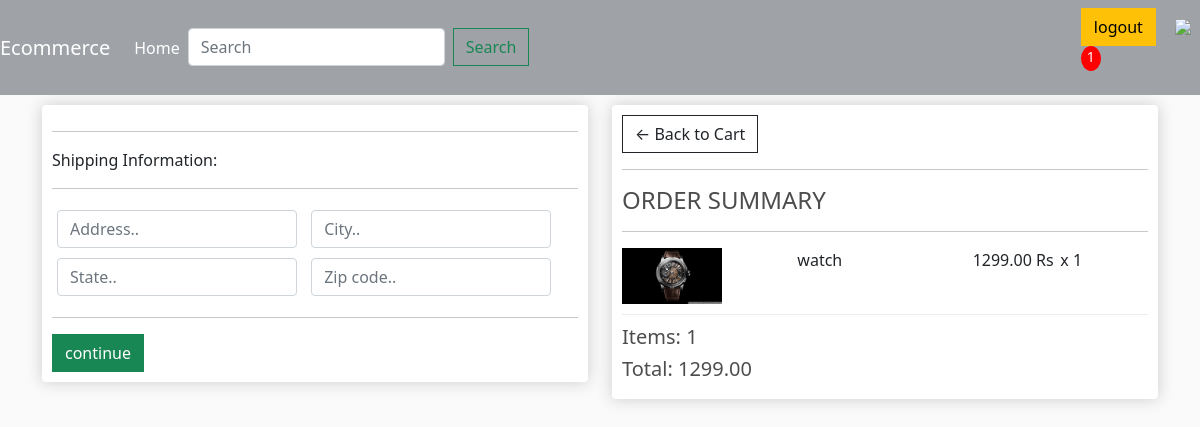
Screenshot of /checkout/ (signed in) with the database file from the repository.
### store/models.py (models this page shows, shortened)
class orderitems(models.Model):
    product=models.ForeignKey(product,on_delete=models.SET_NULL,null=True)
    order=models.ForeignKey(order,on_delete=models.SET_NULL,null=True)
    quantity=models.IntegerField(default=0,null=True,blank=True)
    date_added=models.DateTimeField(auto_now_add=True)
    @property
    def get_total(self):
        total=self.product.price*self.quantity
        return total

class product(models.Model):
    name=models.CharField(max_length=200)
    price=models.DecimalField(max_digits=7,decimal_places=2)
    digital=models.BooleanField(default=False,null=True )
    image=models.ImageField(null=True,blank=True)
    @property
    def imageURL(self):
        try:
            url=self.image.url
        except:
            url=''
        return url

class order(models.Model):
    customer=models.ForeignKey(customer,on_delete=models.SET_NULL,null=True,blank=True)
    date_ordered=models.DateTimeField(auto_now_add=True)
    complete=models.BooleanField(default=False)
    transaction_id=models.CharField(max_length=200, default=True,null=True)
    @property
    def shipping(self):
        shipping=False
        orderitems=self.orderitems_set.all()
        for i in orderitems:
            if i.product.digital==False:
                shipping=True
        return shipping
    @property
    def get_cart_total(self):
        orderitems=self.orderitems_set.all()
        total=sum([item.get_total for item in orderitems ])   #item pe get_total ka method isliye lagaya kiunkay aik say zayada quantity bhi husktii hai
        return total
    @property
    def get_cart_items(self):
        orderitems=self.orderitems_set.all()
        total=sum([item.quantity for item in orderitems ])   #item pe get_total ka method isliye lagaya kiunkay aik say zayada quantity bhi husktii hai
        return total

### store/views.py (the view)
# urls.py: path('checkout/',views.checkout,name='checkout'),
@csrf_exempt
def checkout(request):
    if request.user.is_authenticated:
        customer=request.user.customer
        Order,customer=order.objects.get_or_create(customer=customer,complete=False)  # kahli wo order ju complete nhi huey us customer kay
        items=Order.orderitems_set.all()
        cartitems=Order.get_cart_items
    else:
        items=[]
        Order={"get_cart_total":0,"get_cart_items":0,'shipping':False}
        cartitems=Order["get_cart_items"]
    print(items)
    context={'items':items ,'Order':Order,'cartitems':cartitems}
    return render(request,'store/checkout.html',context)

### store/templates/store/checkout.html (shortened to what this page needs)
{% extends 'store/main.html' %}
{% load static %}
{% block content %}
<div class="row">
    <div class="col-lg-6">
        <div class="box-element" id='form-wrapper'>
            <form action="" id='form'>
                <div id='shipping-info'>
                    <hr>
                    <p>Shipping Information:</p>
                    <hr>
                    <div class="form-field">
                        <input class="form-control" type="text" name="address" placeholder="Address..">
                    </div>
                    <div class="form-field">
                        <input class="form-control" type="text" name="city" placeholder="City..">
                    </div>
                    <div class="form-field">
                        <input class="form-control" type="text" name="state" placeholder="State..">
                    </div>
                    <div class="form-field">
                        <input class="form-control" type="text" name="zipcode" placeholder="Zip code..">
                    </div>
                </div>
                <hr>
                <input id='form-button' class="btn btn-success btn-block" type="submit" value="continue" >
            </form>
        </div>
        <br>
    </div>
    <div class="col-lg-6">
        <div class="box-element">
            <a  class="btn btn-outline-dark" href="{% url 'cart' %}">&#x2190; Back to Cart</a>
            <hr>
            <h4>ORDER SUMMARY</h4>
            <hr>
            {% for item in items %}
            <div class="cart-row">
                <div style="flex:2"><img class="row-image" src="{{item.product.imageURL}}"></div>
                <div style="flex:2"><p>{{item.product.name}}</p></div>
                <div style="flex:1"><p>{{item.product.price}} Rs</p></div>
                <div style="flex:1"><p>x {{item.quantity}}</p></div>
            </div>
            {% endfor %}
            <h5>Items:   {{Order.get_cart_items}}</h5>
            <h5>Total:   {{Order.get_cart_total|floatformat:2}}</h5>
        </div>
    </div>
</div>
{% endblock content %}

### store/static/css/main.css (style rules this page uses)
body { background-color: hsl(0, 0%, 98%); }
h1,h2,h3,h4,h5,h6 { color:hsl(0, 0%, 30%); }
.box-element { box-shadow:hsl(0, 0%, 80%) 0 0 16px; background-color: #fff; border-radius: 4px; padding: 10px; }
.col-lg-4, .col-lg-6, .col-lg-8, .col-lg-12 { margin-top: 10px; }
.btn { border-radius: 0; }
.row-image { width: 100px; }
.form-field { width:250px; display: inline-block; padding: 5px; }
.cart-row { display: flex; align-items: flex-stretch; padding-bottom: 10px; margin-bottom: 10px; border-bottom: 1px solid #ececec; }

### rows the page displays
orderitems: product.imageURL (picture), product.name "watch", product.price "1299.00", quantity "1"
order: get_cart_items "1", get_cart_total "1299.00"

### other values shown
{{ cartitems }} "1"
